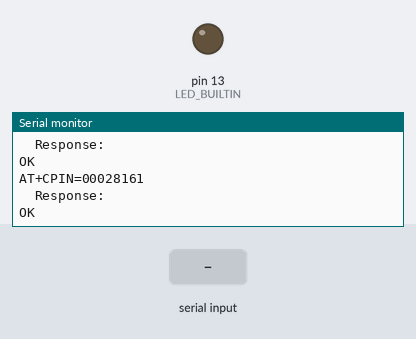
Recording of a program running on a simulated Arduino Nano, built with avr-gcc and run on an emulated ATmega328P. On the bench: output pins drawn as LEDs (lit = HIGH), the last lines printed to the serial monitor. The inputs (shaded band) are chosen by the test bench. The modem accepts every AT command (registered, SIM ready, sends succeed) and sends nothing else.

Above: at 10.2 s.
10.3 s: "+RCV=\n" received over the second serial link
At 12.2 s:
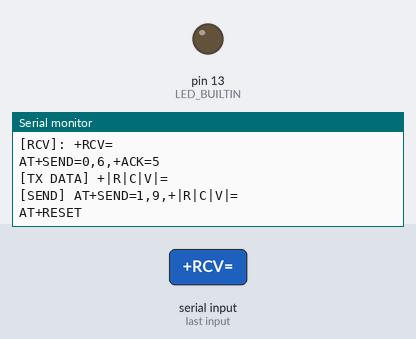
12.5 s: "90,45\n" received over the second serial link
At 13.6 s:
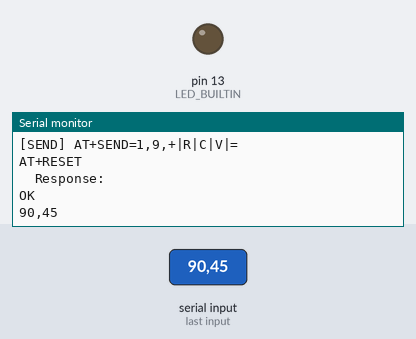
15.0 s: "0\n" received over the second serial link
At 16.1 s:
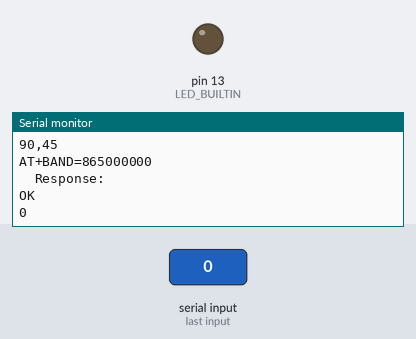

The program:

main.cpp
```cpp
// Arduino (chain node) code

#include <Arduino.h>
#include <SoftwareSerial.h>

// LoRa Module Configuration
#define networkID "1"
#define loraBand "865000000"
#define loraCPIN "00028161"
#define moduleAddr "2" // Address of this node

bool debug = true; // Enable debug serial output

#define voltSense A0
#define sunSense A1

SoftwareSerial moduleSerial(8, 9); // Rx, Tx for LoRa module

#define debugSerial Serial
#define txBuffSize 3

char state = '0'; // Default faulty state
char txBuff[txBuffSize];
int txBuffIdx = 0;


unsigned long lastSerialCheck = 0;
const unsigned long serialWaitTimeout = 2000; // timeout in ms
bool serialWaiting = false;

void LEDStatus(short int times, int delayMs, bool debugMode = debug)
{
  if (debugMode)
  {
    for (int i = 0; i < times; i++)
    {
      digitalWrite(LED_BUILTIN, HIGH);
      delay(delayMs);
      digitalWrite(LED_BUILTIN, LOW);
      delay(delayMs);
    }
  }
}

// Get current state from sensors and convert to char
char getCurrentState()
{
  float volt = analogRead(voltSense) * 5.0 / 1023.0;
  int sunIntensity = analogRead(sunSense);

  if (volt >= 4.2 && sunIntensity > 512)
  {
    return '1'; // Working
  }
  else if (volt < 4.2 && sunIntensity > 512)
  {
    return '0'; // Faulty
  }
  else
  {
    return '2'; // Day Time
  }
}

// Append message to tx buffer
bool appendToTxBuff(const String &message)
{
  if (txBuffIdx >= txBuffSize)
  {
    return false;
  }
  else
  {
    for (char c : message)
    {
      if (c != '|')
      {
        txBuff[txBuffIdx++] = c;
      }
    }
    return true;
  }
}

// Send +ACK=xxx response to prev node!
void SendACK(long int len, int txAddr)
{
  char ackRes[32];
  snprintf(ackRes, sizeof(ackRes), "+ACK=%ld", len);

  int ackLen = strlen(ackRes);

  char command[64];
  snprintf(command, sizeof(command), "AT+SEND=%d,%d,%s", txAddr, ackLen, ackRes);
  moduleSerial.println(command);
  moduleSerial.flush();
  if (debug)
  {
    debugSerial.println(command);
  }
}

// Read a line from the module serial
String readSerialLine(bool raw = false)
{
  if (moduleSerial.available())
  {
    String res = moduleSerial.readStringUntil('\n');
    if (!raw)
    {
      int firstComma = res.indexOf(',');
      int secondComma = res.indexOf(',', firstComma + 1);
      int thirdComma = res.indexOf(',', secondComma + 1);
      return res.substring(secondComma + 1, thirdComma);
    }
    else
    {
      return res;
    }
  }
  else
  {
    return "";
  }
}

// Send AT command and wait for response
bool moduleSerialSend(const String &s, const unsigned int responseTimeoutms = 5000)
{
  int retryCount = 0;
  bool ackReceived = false;
  String expectedACK = "+ACK=1";
  if (s.length() <= 0)
  {
    return false;
  }
  if (debug)
  {
    debugSerial.println("[SEND] " + s);
    delay(300);
    debugSerial.println(moduleSerial.available() ? ("Response: " + moduleSerial.readString()) : "No Response!");
  }
  while (moduleSerial.available())
  {
    moduleSerial.read();
  }
  moduleSerial.println(s);
  delay(15);

  unsigned long startTime = millis();
  bool gotOK = false;

  // Phase 1: Wait for +OK
  while (millis() - startTime < responseTimeoutms)
  {
    if (moduleSerial.available())
    {
      String line = readSerialLine();
      line.trim();

      if (debug)
      {
        debugSerial.println("[RECV]: " + line);
      }

      if (line == "+OK")
      {
        LEDStatus(1,100);
        gotOK = true;
        break;
      }
    }
  }

  if (!gotOK)
  {
    debugSerial.println("Timeout waiting for +OK");
    return false;
  }

  // Phase 2: Wait for ACK after OK
  else
  {
    while (retryCount < 3 && !ackReceived)
    {
      unsigned long ackWaitStart = millis();
      while (millis() - ackWaitStart < responseTimeoutms)
      {
        if (moduleSerial.available())
        {
          String response = readSerialLine();
          if (response.indexOf(expectedACK) != -1)
          {
            ackReceived = true;
            LEDStatus(3,50);
            if (debug)
            {
              Serial.println("ACK Received!");
            }
            break;
          }
        }
      }

      if (!ackReceived)
      {
        retryCount++;
        if (debug)
        {
          Serial.println("Retrying, Wating for ACK Response...");
        }
      }
    }
  }
  if (!ackReceived && debug)
  {
    debugSerial.println("Timeout waiting for +ACK");
  }
  return ackReceived;
}

// Transmit data through LoRa
bool moduleLoRaTransmit(const String &data)
{
  long dataSize = data.length();
  String command = "AT+SEND=" + String(atoi(moduleAddr) - 1) + "," + String(dataSize) + "," + data;
  if (debug)
  {
    debugSerial.println("[TX DATA] " + data);
  }
  return moduleSerialSend(command);
}

// Parse received +RCV string
String parseRCVString(const String &s)
{
  int firstComma = s.indexOf(',');
  int secondComma = s.indexOf(',', firstComma + 1);
  int thirdComma = s.indexOf(',', secondComma + 1);
  return s.substring(secondComma + 1, thirdComma);
}

// Parse Address of transmitter node in chain (N-1)
int parseRXAddr(const String &s)
{
  int addrIndex = s.indexOf(',');
  return s.substring(5, addrIndex).toInt();
}

// Parse RX buffer, extract message, append sensor data, send ACK, buffer message
void parseRxBuff()
{
  if (moduleSerial.available())
  {
    String msg = readSerialLine(true);
    if (msg.startsWith("+RCV="))
    {
      if (debug)
      {
        debugSerial.println("[RCV]: " + msg);
      }
      int RXaddr = parseRXAddr(msg);
      String rcvData = parseRCVString(msg);
      SendACK(rcvData.length(), RXaddr);
      appendToTxBuff(rcvData);
    }
    serialWaiting = false;
    lastSerialCheck = millis();
  }
  else
  {
    if (!serialWaiting)
    {
      // Start the waiting period
      lastSerialCheck = millis();
      serialWaiting = true;
    }

    // If no data received for the timeout duration
    if (millis() - lastSerialCheck > serialWaitTimeout)
    {
      // First node in the chain
      char currentState = getCurrentState();

      while (!moduleLoRaTransmit(String(currentState)))
      {
        ; // wait until ACK is received
      }

      serialWaiting = false; // Reset for next loop
    }
  }
}

// Transmit all buffered messages
bool transmitTxBuff()
{
  String currMsg = "";
  for (int i = 0; i < txBuffIdx; i++)
  {
    currMsg += txBuff[i];
    if (i < (txBuffIdx - 1))
    {
      currMsg += '|';
    }
  }
  if (currMsg != "")
  {
    bool status = moduleLoRaTransmit(currMsg);
    if (status)
    {
      for (int i = 0; i < txBuffIdx; i++)
      {
        txBuff[i] = '\0';
      }
      txBuffIdx = 0;
      return true;
    }
    else
    {
      return false;
    }
  }
  return false;
}

void setup()
{
  pinMode(LED_BUILTIN, OUTPUT);
  pinMode(voltSense, INPUT);
  pinMode(sunSense, INPUT);
  debugSerial.begin(115200);
  moduleSerial.begin(115200);

  const char *cmdArray[2][5] = {{"AT+RESET", "AT+BAND", "AT+ADDRESS", "AT+NETWORKID", "AT+CPIN"}, {"\0", loraBand, moduleAddr, networkID, loraCPIN}};
  char command[32]; // Size depends on max command length

  for (int i = 0; i < 5; i++)
  {
    snprintf(command, sizeof(command), i == 0 ? "%s%s" : "%s=%s", cmdArray[0][i], cmdArray[1][i]);
    moduleSerial.println(command);
    if (debug)
    {
      Serial.println(command);
      delay(500);
      debugSerial.println(moduleSerial.available() ? ("\tResponse: " + moduleSerial.readString()) : "No Response!");
    }
    delay(300);
  }
}

void loop()
{
  parseRxBuff();
  bool res = transmitTxBuff();
  if (res)
  {
    moduleLoRaTransmit(String(getCurrentState()));
  }
  delay(2000); // Wait before repeating
}
```

Measured:
- after the input at 10.3 s, the serial monitor: prints a new line after 0.71 s (image 1)
- after the input at 12.5 s, the serial monitor: prints a new line after 1.0 s (image 2)
- after the input at 15.0 s, the serial monitor: prints a new line after 1.0 s (image 3)
